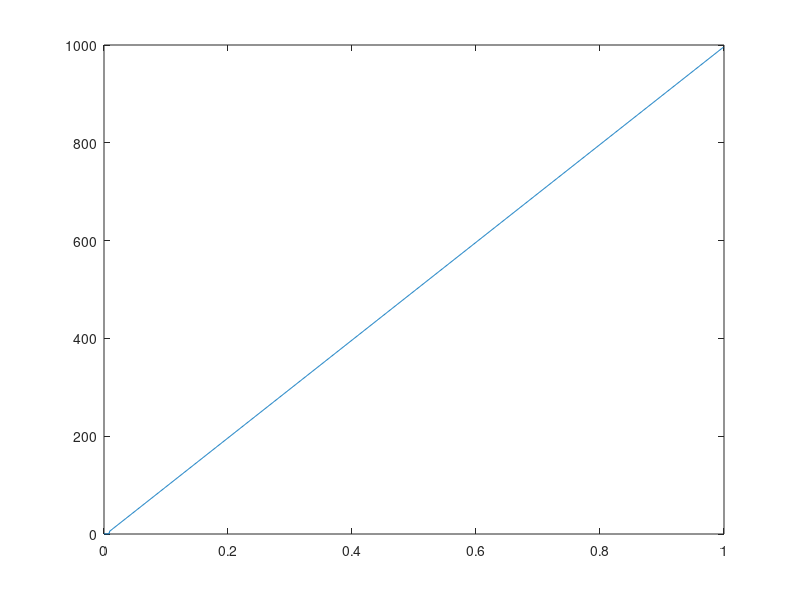

This chart was generated by the following MATLAB code:
fs =1000;
t = 0 : 1/fs : 1-1/fs ; 
signal = (sin(2 * pi * 5 * t)) + 0.5*(rand(size(t)));

cutoff_freq = 10;


signal_f  = zeros(size(signal));
for i = 1 : length(signal)
    if i < cutoff_freq 
        signal_f(i) = mean(signal(1:i));
    else 
        signal_f(i) = mean(i-cutoff_freq+1:i);
    end
end
plot(t,signal_f)

